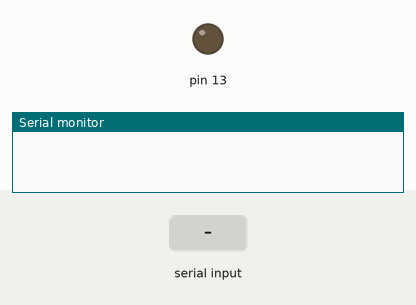
Recording of a sketch running on a simulated Arduino Uno, built with avr-gcc and run on an emulated ATmega328P. Shown: output pins drawn as LEDs (lit = HIGH), the last lines printed to the serial monitor. Inputs (shaded band) come from the test bench. Random numbers use the default seed unless the sketch sets one.

Above: at 1.2 s.
1.3 s: "a" received over Serial
At 1.7 s:
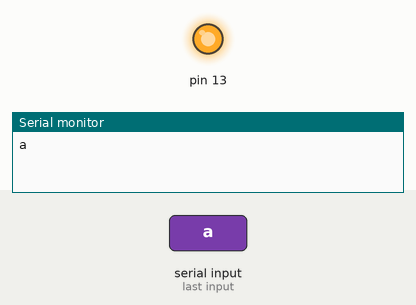
2.8 s: "q" received over Serial
At 4.1 s:
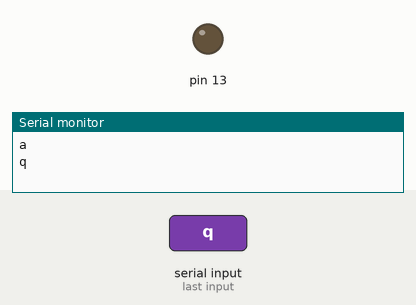
Timing chart, 0 to 5.8 s (numbered marks = the images above; inputs shaded):
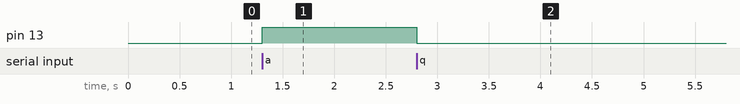

Measured:
- after the input at 1.3 s, pin 13: LOW → HIGH at once
- after the input at 2.8 s, pin 13: HIGH → LOW at once

The sketch:

simpleRX4.ino
```cpp
 char sigIn;
 int counter;
void setup() {
  Serial.begin(9600);
  pinMode(13, OUTPUT);

}

void loop()
{
  if (Serial.available()>0)
  {
sigIn=Serial.read();
 Serial.println(sigIn);
 if(sigIn=='a')
 {
  digitalWrite(13,HIGH);
 }
 if(sigIn=='q')
 {
  digitalWrite(13,LOW);
 }
 if(sigIn=='j')
 {
  counter=(random(10));
  Serial.print(counter);
 }
  }


}
```
